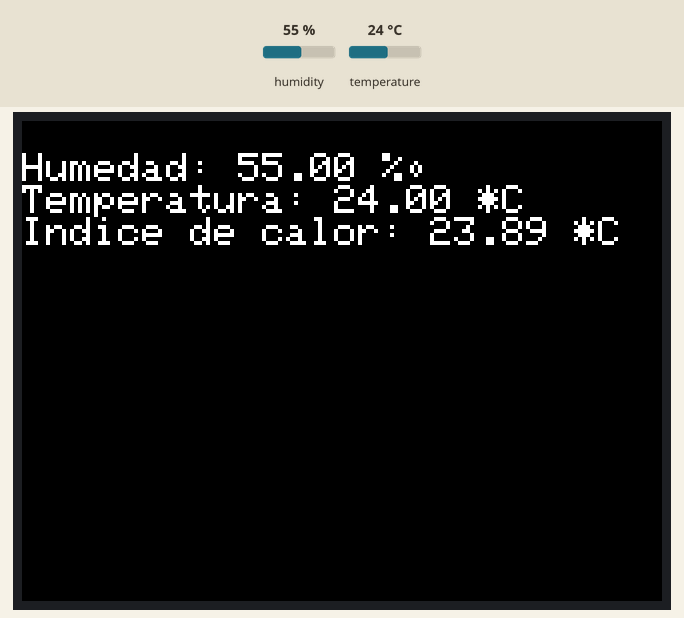
Recording of a sketch running on a simulated ESP32. On the bench: 320×240 colour display. The test bench sets the inputs (shaded band); at power-on: humidity 55 %, temperature 24 °C. What the sketch prints to the serial monitor is not drawn.

Above: at 5.8 s.
5.9 s: humidity set to 22 %
At 11.5 s:
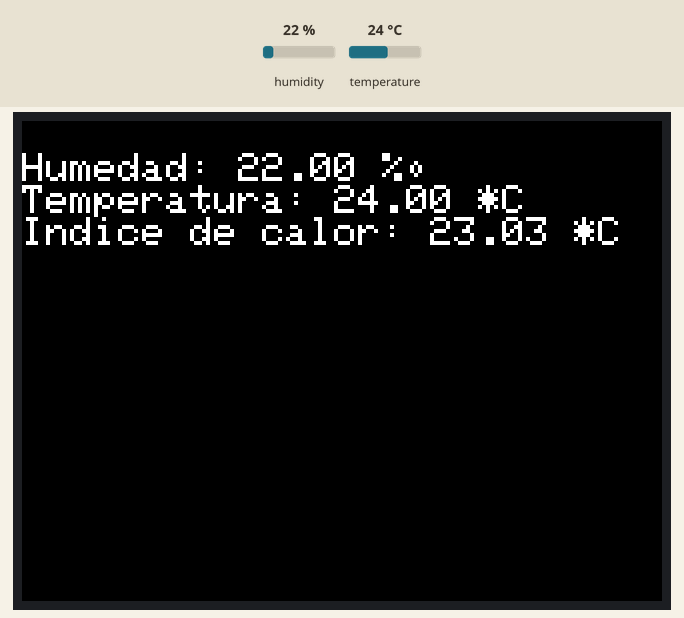
17.0 s: temperature set to 12 °C
At 21.5 s:
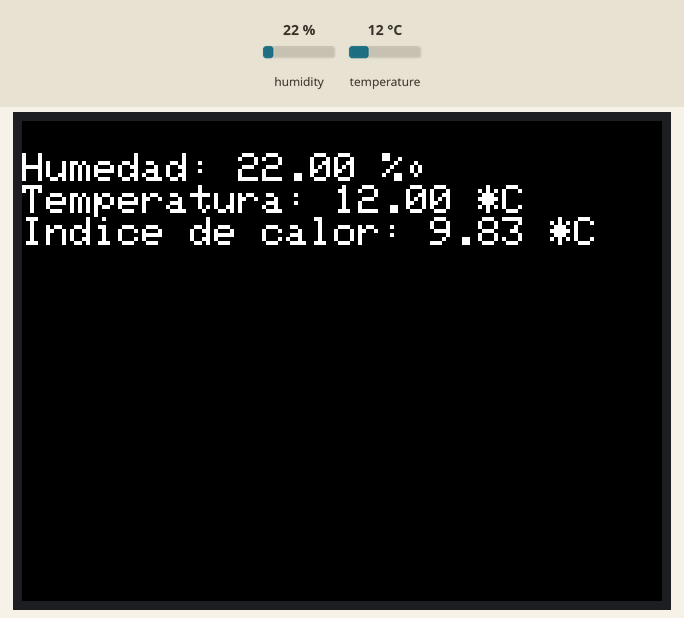
27.2 s: humidity set to 40 %
At 31.5 s:
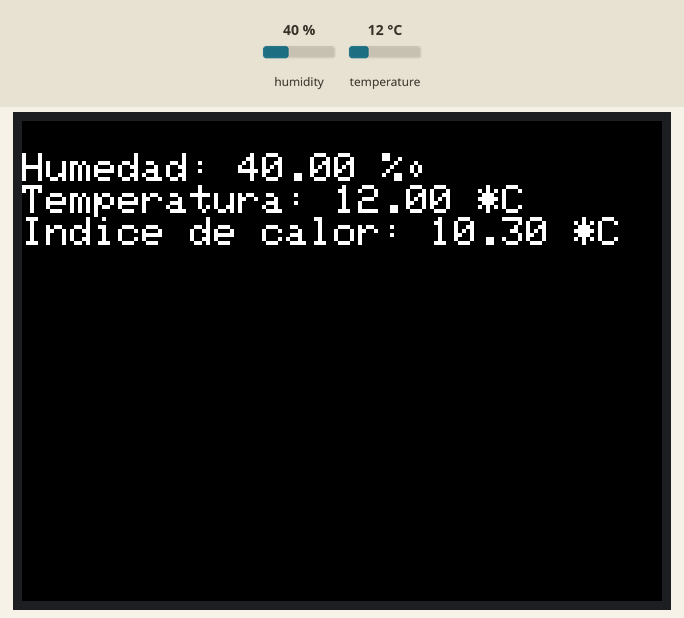
37.5 s: temperature set to 19 °C
At 42.7 s:
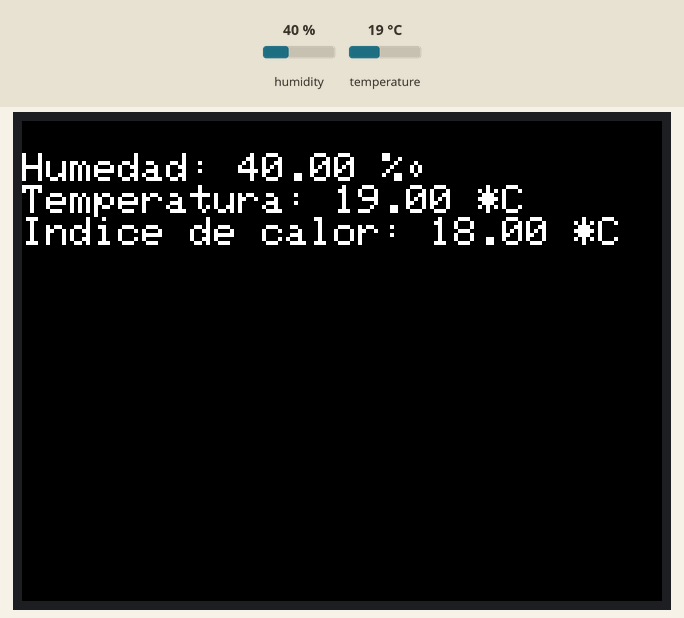
Timing chart, 0 to 44.2 s (numbered marks = the images above; inputs shaded):
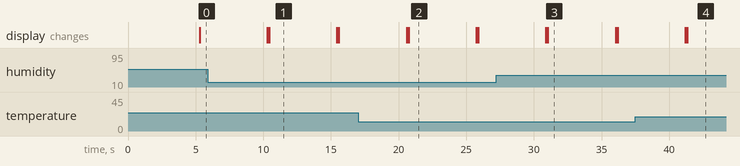

The sketch:

temp_hum.ino
```cpp
// Incluimos librería
#include <DHT.h>
#include <M5Stack.h>
// Definimos el pin digital donde se conecta el sensor DHT
#define DHTPIN 3
// Dependiendo del tipo de sensor
#define DHTTYPE DHT11

#define NEGRO 0

// Inicializamos el sensor DHT11
DHT dht(DHTPIN, DHTTYPE);


void setup() {
  // Inicializamos comunicación serie
  Serial.begin(9600);

  // Comenzamos el sensor DHT
  dht.begin();
  M5.begin();
}

void loop() {
    // Esperamos 5 segundos entre medidas
  delay(5000);
  M5.Lcd.fillScreen(NEGRO);


  // Leemos la humedad relativa
  float h = dht.readHumidity();
  // Leemos la temperatura en grados centígrados (por defecto)
  float t = dht.readTemperature();
  // Leemos la temperatura en grados Fahrenheit
  float f = dht.readTemperature(true);

  // Comprobamos si ha habido algún error en la lectura
  if (isnan(h) || isnan(t) || isnan(f)) {
    Serial.println("Error obteniendo los datos del sensor DHT11");
    return;
  }

  // Calcular el índice de calor en Fahrenheit
  float hif = dht.computeHeatIndex(f, h);
  // Calcular el índice de calor en grados centígrados
  float hic = dht.computeHeatIndex(t, h, false);

  Serial.print("Humedad: ");
  Serial.print(h);
  Serial.print(" %\t");
  Serial.print("Temperatura: ");
  Serial.print(t);
  Serial.print(" *C ");
  Serial.print(f);
  Serial.print(" *F\t");
  Serial.print("Índice de calor: ");
  Serial.print(hic);
  Serial.print(" *C ");
  Serial.print(hif);
  Serial.println(" *F");

  M5.Lcd.setCursor(0,16);
  M5.Lcd.setTextSize(2);
  M5.Lcd.print("Humedad: ");
  M5.Lcd.print(h);
  M5.Lcd.println(" %\t");
  M5.Lcd.print("Temperatura: ");
  M5.Lcd.print(t);
  M5.Lcd.println(" *C ");
  M5.Lcd.print("Indice de calor: ");
  M5.Lcd.print(hic);
  M5.Lcd.println(" *C ");

}
```

Measured:
- after the input at 5.9 s, the display: first differs from a run without the input after 4.5 s (image 1)
- after the input at 17.0 s, the display: first differs from a run without the input after 3.7 s (image 2)
- after the input at 27.2 s, the display: first differs from a run without the input after 3.8 s (image 3)
- after the input at 37.5 s, the display: first differs from a run without the input after 3.8 s (image 4)
- what the display in image 1 shows lasts 5.0 s, from 10.4 s to 15.4 s
